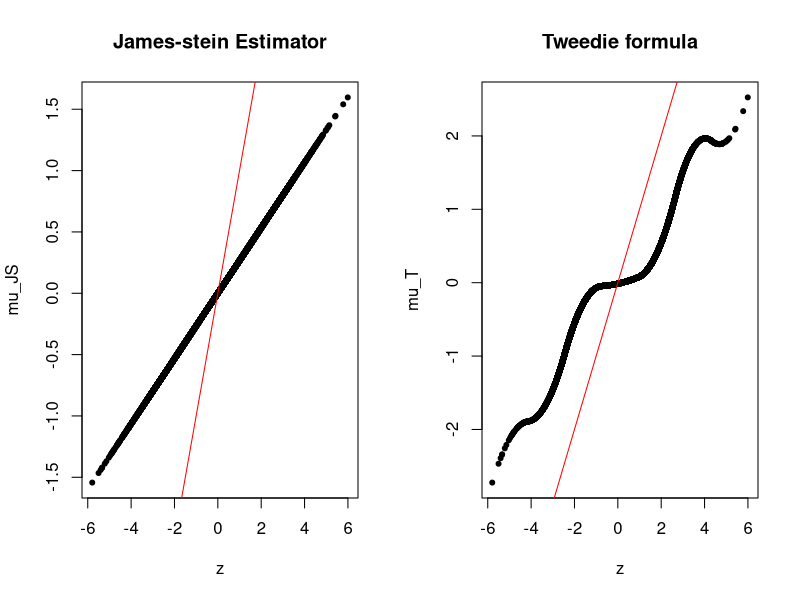

R code for this plot:
library(splines)
n0 = 100000
n_neg = 5000
n_pos = 5000
N = n0+n_neg+n_pos
z = c(rnorm(n0), rnorm(n_pos,2,1),rnorm(n_neg,-2,1)) 
bins = seq(min(z)-.1,max(z)+.1, len = 100)
h = hist(z, bins, plot = F)
x = h$m
g  = glm(h$c~ns(x,df=7),family = poisson)
ss = splinefun(x,log(dnorm(x)/g$fit),method = "natural")
mu_T = -ss(z,deriv=1)
#ss = splinefun(x,g$fit),method = "natural")
#mu_T = z+ss(z,deriv=1)
mu_JS = (1-(N-2)/(t(z)%*%z))*z
#generate figure
#png(filename='z_mu.png',res=600, width = 20, height = 10, units="cm")
par(mfrow=c(1,2))
plot(z,mu_JS,pch=20)
abline(0,1,col='red')
title('James-stein Estimator')
plot(z,mu_T,pch=20)
title('Tweedie formula')
abline(0,1,col='red')
#dev.off()

